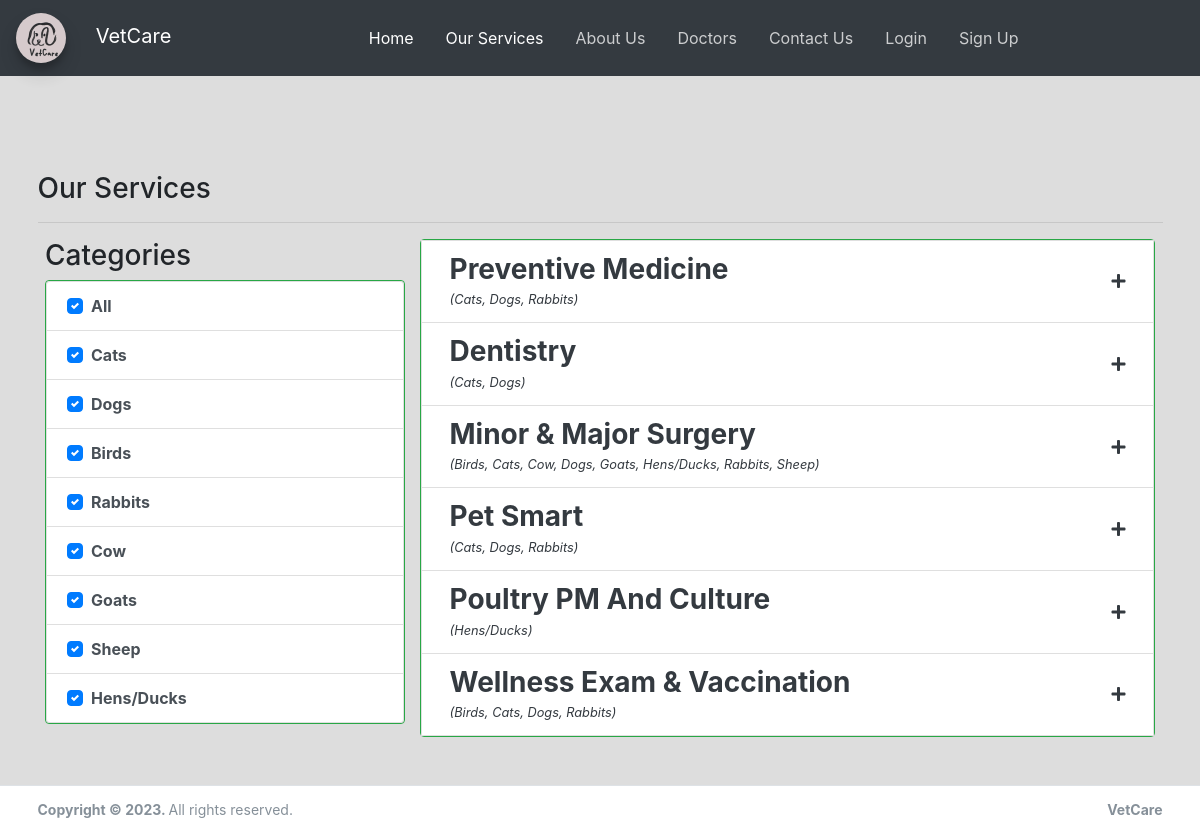
/?page=services, run on the app's committed database.
### tables this page shows
CREATE TABLE `category_list` (
  `id` int(30) NOT NULL AUTO_INCREMENT,
  `name` text NOT NULL,
  `delete_flag` tinyint(1) NOT NULL DEFAULT 0 COMMENT '0 = Active, 1 = Delete',
  `date_created` datetime NOT NULL DEFAULT current_timestamp(),
  `date_updated` datetime DEFAULT NULL,
  PRIMARY KEY (`id`)
);

CREATE TABLE `service_list` (
  `id` int(30) NOT NULL AUTO_INCREMENT,
  `category_ids` text NOT NULL,
  `name` text NOT NULL,
  `description` text NOT NULL,
  `fee` float NOT NULL DEFAULT 0,
  `delete_flag` tinyint(4) NOT NULL DEFAULT 0,
  `date_created` datetime NOT NULL DEFAULT current_timestamp(),
  `date_updated` datetime DEFAULT NULL ON UPDATE current_timestamp(),
  PRIMARY KEY (`id`)
);

### classes/DBConnection.php (called while the page is built, shortened)
<?php
class DBConnection{
    private $host = DB_SERVER;
    private $username = DB_USERNAME;
    private $password = DB_PASSWORD;
    private $database = DB_NAME;
    public $conn;
    public function __construct(){
        if (!isset($this->conn)) {
            $this->conn = new mysqli($this->host, $this->username, $this->password, $this->database);
        }
    }
}
?>

### classes/SystemSettings.php (called while the page is built, shortened)
<?php
class SystemSettings extends DBConnection{
	function info($field=''){
		if(!empty($field)){
			if(isset($_SESSION['system_info'][$field]))
				return $_SESSION['system_info'][$field];
			else
				return false;
		}else{
			return false;
		}
	}
}
$_settings = new SystemSettings();
?>

### config.php (called while the page is built, shortened)
<?php
require_once('classes/DBConnection.php');
require_once('classes/SystemSettings.php');
function validate_image($file){
	if(!empty($file)){
        $ex = explode('?',$file);
        $file = $ex[0];
        $param =  isset($ex[1]) ? '?'.$ex[1]  : '';
		if(is_file(base_app.$file)){
			return base_url.$file.$param;
		}else{
			return base_url.'dist/img/no-image-available.png';
		}
	}else{
		return base_url.'dist/img/no-image-available.png';
	}
}
?>

### services.php (the view, shortened to what this page needs)
<div class="content py-5">
    <h3 class="">Our Services</h3>
<hr>
    <div class="container-fluid">
        <div class="row">
            <div class="col-md-4">
                <h3>Categories</h3>
                <div class="list-group border border-success">
                    <div class="list-group-item list-group-item-action">
                        <div class="custom-control custom-checkbox">
                          <label for="category_all" class="custom-control-label">All</label>
                        </div>
                    </div>
                    <?php
                    $cat_qry = $conn->query("SELECT * FROM `category_list` where delete_flag = 0");
                    while($row = $cat_qry->fetch_assoc()):
                    ?>
                    <div class="list-group-item list-group-item-action">
                        <div class="custom-control custom-checkbox">
                            <label for="category_<?= $row['id'] ?>" class="custom-control-label"><?= $row['name'] ?></label>
                        </div>
                    </div>
                    <?php endwhile; ?>
                </div>
            </div>
            <div class="col-md-8">
            <div class="list-group border border-success" id="service-list">
            <?php
                $categories = $conn->query("SELECT * FROM `category_list`");
                $cat_arr = array_column($categories->fetch_all(MYSQLI_ASSOC),'name','id');
                $cwhere = "";
                $services = $conn->query("SELECT * FROM `service_list` where delete_flag = 0 {$cwhere}  order by `name` asc");
                while($row = $services->fetch_assoc()):
                    $for = '';
                    foreach(explode(',',$row['category_ids']) as $v){
                        if(isset($cat_arr[$v])){
                            if(!empty($for)) $for .= ", ";
                            $for.= $cat_arr[$v];
                        }
                    }
                    $for = empty($for) ? "N/A" : $for;
            ?>
                <div class="text-decoration-none list-group-item rounded-0 service-item">
                    <a class="d-flex w-100 text-dark align-items-center" href="#service_<?= $row['id'] ?>" data-toggle="collapse">
                        <div class="col-11">
                            <h3 class="mb-0"><b><?= ucwords($row['name']) ?></b></h3>
                            <small><em>(<?= $for ?>)</em></small>
                        </div>
                        <div class="col-1 text-right">
                            <i class="fa fa-plus collapse-icon"></i>
                        </div>
                    </a>
                </div>
            <?php endwhile; ?>
        </div>
            </div>
        </div>
    </div>
</div>

### index.php (shortened to what this page needs)
<?php require_once('./config.php'); ?>
 <!DOCTYPE html>
<html lang="en" class="" style="height: auto;">
<?php require_once('inc/header.php') ?>
  <body class="layout-top-nav layout-fixed layout-navbar-fixed" style="height: auto;">
    <div class="wrapper">
     <?php $page = isset($_GET['page']) ? $_GET['page'] : 'home';  ?>
     <?php require_once('inc/topBarNav.php') ?>
      <div class="content-wrapper pt-5" >
        <section class="content ">
          <div class="container">
            <?php
              if(!file_exists($page.".php") && !is_dir($page)){
                  include '404.html';
              }else{
                if(is_dir($page))
                  include $page.'/index.php';
                else
                  include $page.'.php';
              }
            ?>
          </div>
        </section>
      </div>
      <?php require_once('inc/footer.php') ?>
  </body>
</html>

### inc/header.php (shortened to what this page needs)
<head>
    <link rel="stylesheet" href="<?php echo base_url ?>plugins/fontawesome-free/css/all.min.css">
    <link rel="stylesheet" href="<?php echo base_url ?>plugins/tempusdominus-bootstrap-4/css/tempusdominus-bootstrap-4.min.css">
  <link rel="stylesheet" href="<?php echo base_url ?>plugins/datatables-bs4/css/dataTables.bootstrap4.min.css">
  <link rel="stylesheet" href="<?php echo base_url ?>plugins/datatables-responsive/css/responsive.bootstrap4.min.css">
  <link rel="stylesheet" href="<?php echo base_url ?>plugins/datatables-buttons/css/buttons.bootstrap4.min.css">
  <link rel="stylesheet" href="<?php echo base_url ?>plugins/select2/css/select2.min.css">
  <link rel="stylesheet" href="<?php echo base_url ?>plugins/select2-bootstrap4-theme/select2-bootstrap4.min.css">
    <link rel="stylesheet" href="<?php echo base_url ?>plugins/icheck-bootstrap/icheck-bootstrap.min.css">
    <link rel="stylesheet" href="<?php echo base_url ?>plugins/jqvmap/jqvmap.min.css">
    <link rel="stylesheet" href="<?php echo base_url ?>plugins/fullcalendar/main.css">
    <link rel="stylesheet" href="<?php echo base_url ?>dist/css/adminlte.css">
    <link rel="stylesheet" href="<?php echo base_url ?>dist/css/custom.css">
    <link rel="stylesheet" href="<?php echo base_url ?>plugins/overlayScrollbars/css/OverlayScrollbars.min.css">
    <link rel="stylesheet" href="<?php echo base_url ?>plugins/daterangepicker/daterangepicker.css">
    <link rel="stylesheet" href="<?php echo base_url ?>plugins/summernote/summernote-bs4.min.css">
  <link rel="stylesheet" href="<?php echo base_url ?>plugins/sweetalert2-theme-bootstrap-4/bootstrap-4.min.css">
  </head>

### inc/topBarNav.php (shortened to what this page needs)
      <nav class="navbar navbar-expand-lg navbar-dark">
      <a href="./" class="navbar-brand">
            <img src="<?php echo validate_image($_settings->info('logo'))?>" alt="Site Logo" class="img-fluid brand-image img-circle elevation-3 mx-2" style="opacity: .8; height: 50px">
            <span class="mx-3"><?= $_settings->info('short_name') ?></span>
          </a>
  <div class="collapse navbar-collapse" id="navbarSupportedContent">
    <ul class="navbar-nav m-auto">
      <li class="nav-item active">
      <a href="./" class="nav-link <?= isset($page) && $page =='home' ? "active" : "" ?>">Home</a>
      </li>
      <li class="nav-item">
      <a href="./?page=services" class="nav-link <?= isset($page) && $page =='services' ? "active" : "" ?>">Our Services</a>
      </li>
      <li class="nav-item">
      <a href="./?page=about" class="nav-link <?= isset($page) && $page =='about' ? "active" : "" ?>">About Us</a>
      </li>
      <li class="nav-item">
      <a href="./?page=doctor_list" class="nav-link <?= isset($page) && $page =='doctor_list' ? "active" : "" ?>">Doctors</a>
      </li>
      <li class="nav-item">
      <a href="./?page=contact_us" class="nav-link <?= isset($page) && $page =='contact_us' ? "active" : "" ?>">Contact Us</a>
      </li>
      <?php if(isset($_SESSION['Auth']['User']['type']) && $_SESSION['Auth']['User']['type'] == '3'): ?>
        <li class="nav-item">
          <a href="./?page=appointment" class="nav-link <?= isset($page) && $page =='appointment' ? "active" : "" ?>">Appointment</a>
        </li>
        <li class="nav-item">
            <div class="btn-group nav-link">
                  <button type="button" class="btn btn-rounded badge badge-light dropdown-toggle dropdown-icon" data-toggle="dropdown">
                  <span>Hello,&nbsp;<?php echo ucwords($_SESSION['Auth']['User']['fullname']) ?></span>
                    <span class="sr-only">Toggle Dropdown</span>
                  </button>
                  <div class="dropdown-menu" role="menu">
                    <a class="dropdown-item" href="./?page=profile"><span class="fa fa-user"></span> Profile</a>
                    <div class="dropdown-divider"></div>
                    <a class="dropdown-item" href="<?php echo base_url.'/classes/Customer.php?f=logout' ?>"><span class="fas fa-sign-out-alt"></span> Logout</a>
                  </div>
              </div>
          </li>
          <span class="ml-3"></span>
        </li>
      <?php else: ?>
        <li class="nav-item">
          <a href="./admin" class="nav-link">Login</a>
        </li>
        <li class="nav-item">
          <a href="./?page=admin/registration" class="nav-link">Sign Up</a>
        </li>
      <?php endif; ?>
    </ul>
  </div>
</nav>

### inc/footer.php (shortened to what this page needs)
<footer class="main-footer text-sm">
  <div class="container">
        <strong>Copyright © <?php echo date('Y') ?>.
        </strong>
        All rights reserved.
        <div class="float-right d-none d-sm-inline-block">
          <b><?php echo $_settings->info('short_name') ?> </b>
        </div>
      </div>
      </footer>
    </div>

### data on the page
category_list: name "Cats"
category_list: name "Dogs"
category_list: name "Birds"
category_list: name "Rabbits"
category_list: name "Cow"
category_list: name "Goats"
category_list: name "Sheep"
category_list: name "Hens/Ducks"
service_list: name "Preventive Medicine", for "Cats, Dogs, Rabbits"
service_list: name "Dentistry", for "Cats, Dogs"
service_list: name "Minor & Major Surgery", for "Birds, Cats, Cow, Dogs, Goats, Hens/Ducks, Rabbits, Sheep"
service_list: name "Pet Smart", for "Cats, Dogs, Rabbits"
service_list: name "Poultry PM And Culture", for "Hens/Ducks"
service_list: name "Wellness Exam & Vaccination", for "Birds, Cats, Dogs, Rabbits"

### other printed values
$_settings->info('short_name') "VetCare"
